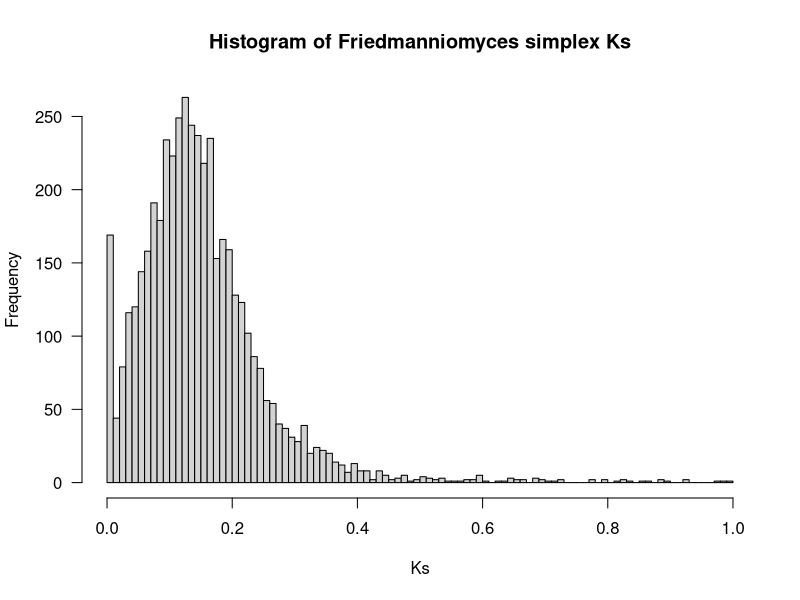
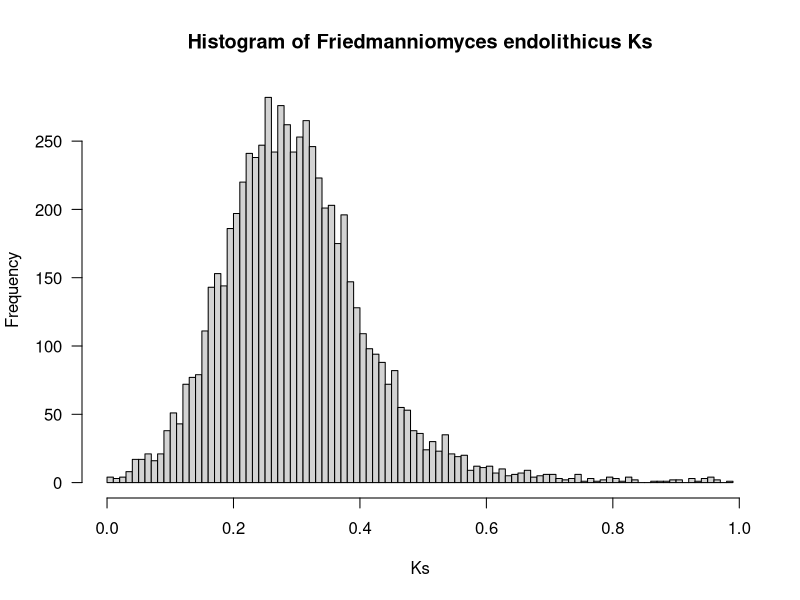
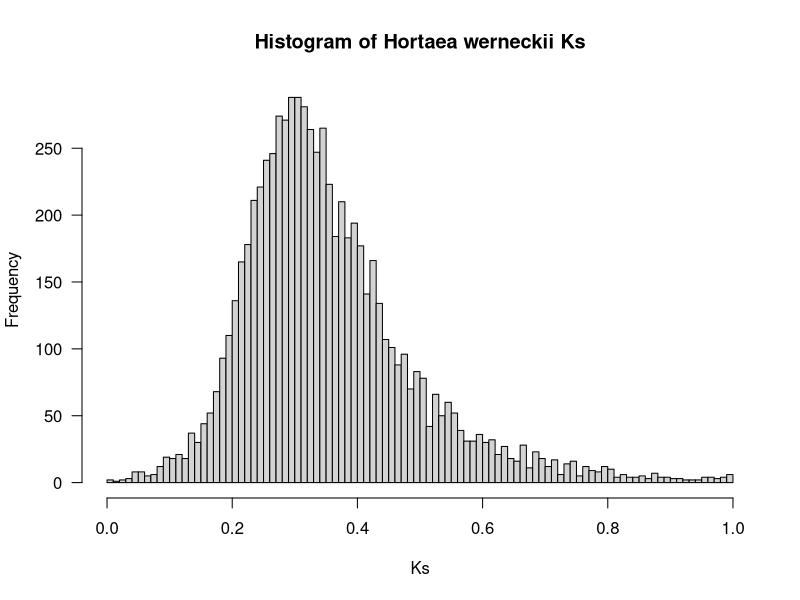
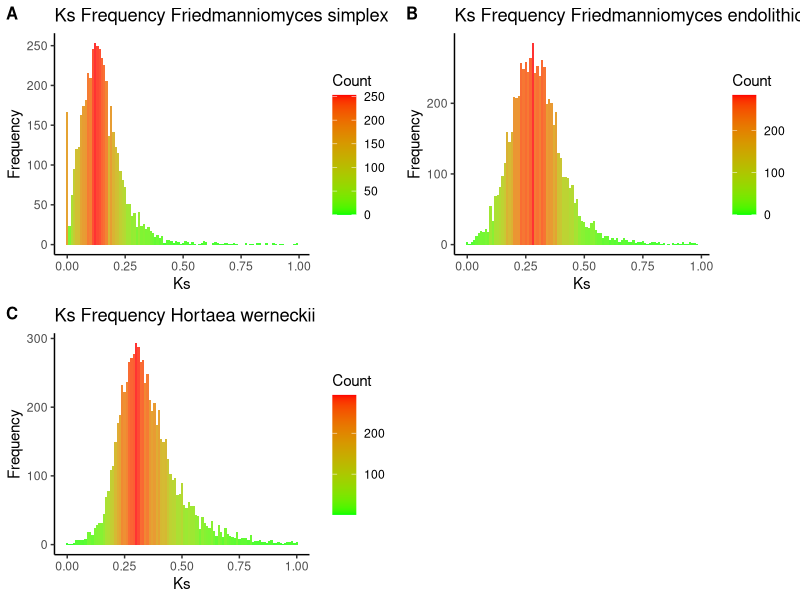
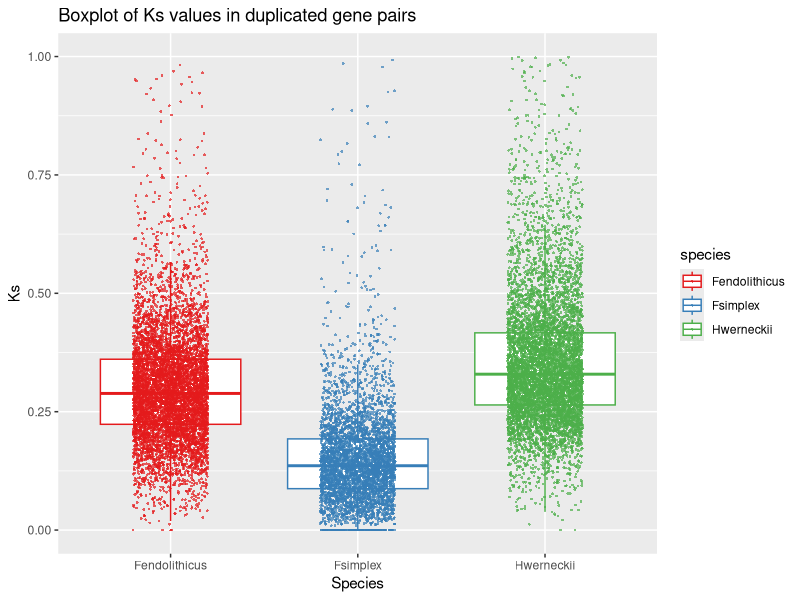

Reproduce these figures in R, in order.
# based on Tania-K but simplified

library("ggplot2")
library("dplyr")
library("readr")
library("tidyverse")
library("tidyr")
library("reshape2")
library("dplyr")
library("tools")
library(RColorBrewer)
library("cowplot")
#Using base R hist function
pdf("plots/Ks_histogram1.pdf")

FsAll <- read_tsv("data/Friedmanniomyces_simplex_CCFEE_5184.KaKs.tsv")
Fs <- FsAll %>% filter(dS <= 1)
hist(Fs$dS,
       main="Histogram of Friedmanniomyces simplex Ks",
       xlab="Ks",
       ylab="Frequency",
       las=1,
       100)

FeAll = read_tsv("data/Friedmanniomyces_endolithicus_CCFEE_5311.KaKs.tsv")
Fe= FeAll %>% filter(dS <= 1)

hist(Fe$dS,
       main="Histogram of Friedmanniomyces endolithicus Ks",
       xlab="Ks",
       ylab="Frequency",
       las=1,
       100)

HwAll=read_tsv("data/Hortaea_werneckii_EXF-2000-UCR.KaKs.tsv")
Hw=HwAll %>% filter(dS <=1)
hist(Hw$dS,
       main="Histogram of Hortaea werneckii Ks",
       xlab="Ks",
       ylab="Frequency",
       las=1,
       100)

dev.off()

#I wanted to work with ggplot here to get nicer figures.
KsPlotFile = "plots/Ks_histogram2.pdf"

p1 <- ggplot(Fs,aes(x=dS)) + geom_histogram(binwidth=0.01,aes(fill=..count..), alpha = .8) + labs(title="Ks Frequency Friedmanniomyces simplex", x="Ks", y="Frequency") +
        scale_fill_gradient("Count", low="green", high="red") + theme_classic()


p2 <- ggplot(Fe,aes(x=dS)) + geom_histogram(binwidth=0.01,aes(fill=..count..), alpha = .8) + labs(title="Ks Frequency Friedmanniomyces endolithicus", x="Ks", y="Frequency") +
        scale_fill_gradient("Count", low="green", high="red") + theme_classic()

p3 <- ggplot(Hw,aes(x=dS)) + geom_histogram(binwidth=0.01,aes(fill=..count..), alpha = .8) + labs(title="Ks Frequency Hortaea werneckii ", x="Ks", y="Frequency") +
        scale_fill_gradient("Count", low="green", high="red") + theme_classic()

gridplot = plot_grid(p1, p2, p3, labels = c('A', 'B', 'C'), label_size = 12)
ggsave(KsPlotFile,gridplot,width=10)

comboData <- bind_rows(
        select(Fs, dS) %>% rename(Fsimplex = dS) %>% gather("species","dS"),
        select(Fe, dS) %>% rename(Fendolithicus = dS) %>% gather("species","dS"),
        select(Hw,dS) %>% rename(Hwerneckii = dS) %>% gather("species","dS")
)

KsPlotBarplot =  "plots/Ks_boxplot.pdf"
p<- ggplot(comboData,aes(x=species,y=dS,color=species)) + geom_boxplot(outlier.shape = NA) + geom_jitter(size = 0.6,width=0.2,alpha=0.7,shape=16) + 
        labs(title="Boxplot of Ks values in duplicated gene pairs", x="Species", y="Ks") + scale_color_brewer(palette='Set1')
ggsave(KsPlotBarplot,p,width=12) 
